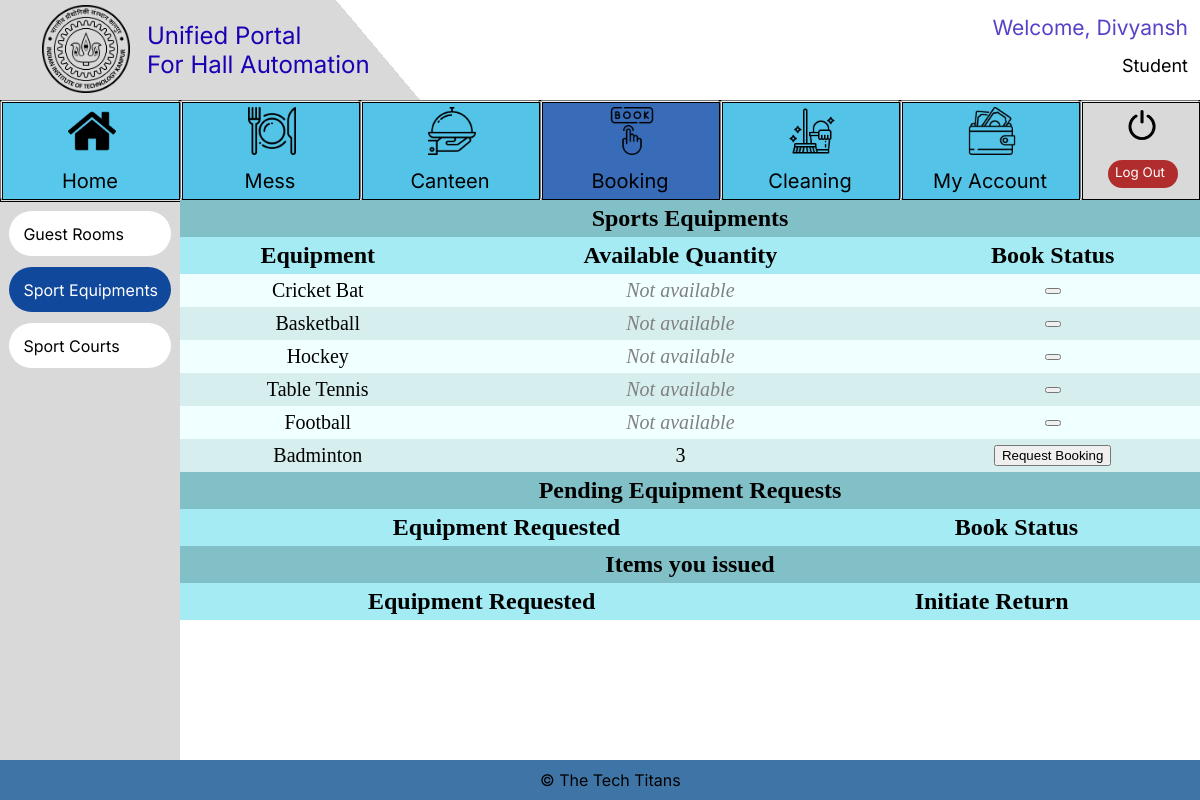
The page /Booking/sports_equipments (signed in) on the database as committed earlier.
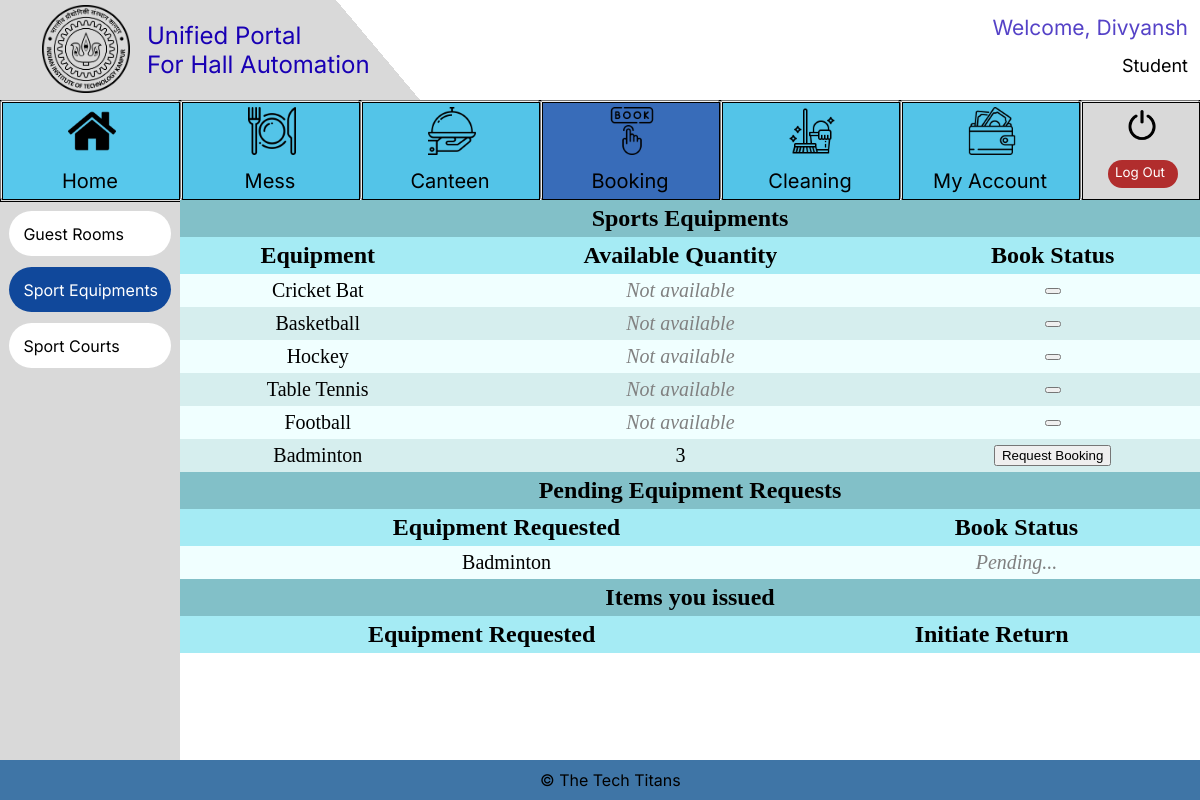
The same page on the database as committed later.
### Booking/models.py (models this page shows, shortened)
class sports_equipments_request(models.Model):
    CRICKET_BAT = 'CB'
    TABLE_TENNIS = 'TT'
    BADMINTON = 'BM'
    HOCKEY = 'HK'
    BASKETBALL = 'BB'
    FOOTBALL = 'FB'
    EQUIPMENT_CHOICES = [
        (CRICKET_BAT, 'Cricket Bat'),
        (TABLE_TENNIS, 'Table Tennis'),
        (BADMINTON, 'Badminton'),
        (BASKETBALL,  'Basketball'),
        (HOCKEY, 'Hockey'),
        (FOOTBALL,'Football')
    ]
    equipment_selected = models.CharField(
        max_length=100,
        choices=EQUIPMENT_CHOICES,
        default=CRICKET_BAT
    )
    date = models.DateField()
    name = models.CharField(max_length=100)
    username = models.CharField(max_length=100)
    argument = models.CharField(max_length=150, default='Default_value')
    secy_validation = models.CharField(max_length=10,default='NO')
    student_return_request = models.CharField(max_length=20,default='NO')

### Booking/views.py (the view, shortened to what this page needs)
# urls.py: path('sports_equipments', views.sports_equipments, name='sports_equipments'),
def sports_equipments(request):  # student\
    if request.user.designation == "Student":
        items = sports_equipments_registered.objects.all()
        context = {
            "cricket_item": sports_equipments_registered.objects.get(equipments="CB"),
            "table_tennis_item": sports_equipments_registered.objects.get(
                equipments="TT"
            ),
            "badminton_item": sports_equipments_registered.objects.get(equipments="BM"),
            "hockey_item": sports_equipments_registered.objects.get(equipments="HK"),
            "basketball_item": sports_equipments_registered.objects.get(
                equipments="BB"
            ),
            "football_item": sports_equipments_registered.objects.get(equipments="FB"),
            "request_querry": sports_equipments_request.objects.filter(
                username=request.user.username, secy_validation="NO"
            ),
            "validated_request_querry": sports_equipments_request.objects.filter(
                username=request.user.username, secy_validation="YES"
            ),
            "messages": messages.get_messages(request),
        }
        return render(request, "sports_equipments.html", context)
    else:
        return render(request, "Error.html")

### Booking/templates/sports_equipments.html (shortened to what the changed rows need)
{%include "student_base.html"%} {%load static%}
<html lang="en">
  <head>
    <link rel="stylesheet" href="{%static 'styles.css'%}" />
  </head>
  <body>
    <div class="main_div">
    <table cellspacing="0" cellpadding="5em">
      <tr><th colspan = "4" style="font-size: 24px;text-align: center;background-color: rgba(
        62.92744293808937,
        153.59830677509308,
        165.96249371767044,
        0.6200000047683716
      );">Sports Equipments</th></tr>
      <tr>
        <th style="text-align: center;">Equipment</th>
        <th style="text-align: center;">Available Quantity</th>
        <th style="text-align: center;">Book Status</th>
      </tr>
    </table>
    <table cellspacing="0" cellpadding="5em">
      <tr><th colspan = "3" style="font-size: 24px;text-align: center;background-color: rgba(
        62.92744293808937,
        153.59830677509308,
        165.96249371767044,
        0.6200000047683716
      );">Pending Equipment Requests</th></tr>
      <tr>
        <th style="text-align: center;">Equipment Requested</th>
        <th style="text-align: center;">Book Status</th>
      </tr>
      {% for item in request_querry %}
      <tr>
      <td> {% if item.equipment_selected == 'CB' %}
            Cricket Bat
        {% else %}
        {% if item.equipment_selected == 'BB' %}
            Basketball
        {% else %}
        {% if item.equipment_selected == 'TT' %}
            Table Tennis
        {% else %}
        {% if item.equipment_selected == 'FB' %}
            Football
        {% else %}
        {% if item.equipment_selected == 'HK' %}
            Hockey
        {% else %}
        {% if item.equipment_selected == 'BM' %}
            Badminton
          {% endif %}
          {% endif %}
          {% endif %}
          {% endif %}
          {% endif %}
          {% endif %}</td>
      <td><font color='grey'><i>Pending...</i></font></td>
      </tr>
      {% endfor %}
    </table>
    <table cellspacing="0" cellpadding="5em">
      <tr><th colspan = "3" style="font-size: 24px;text-align: center;background-color: rgba(
        62.92744293808937,
        153.59830677509308,
        165.96249371767044,
        0.6200000047683716
      );">Items you issued</th></tr>
      <tr>
        <th style="text-align: center;">Equipment Requested</th>
        <th style="text-align: center;">Initiate Return</th>
      </tr>
    </table>
  </div>
  </body>
</html>

Rows that differ between the two databases and show on the page:
added sports_equipments_request: equipment_selected "Badminton"
